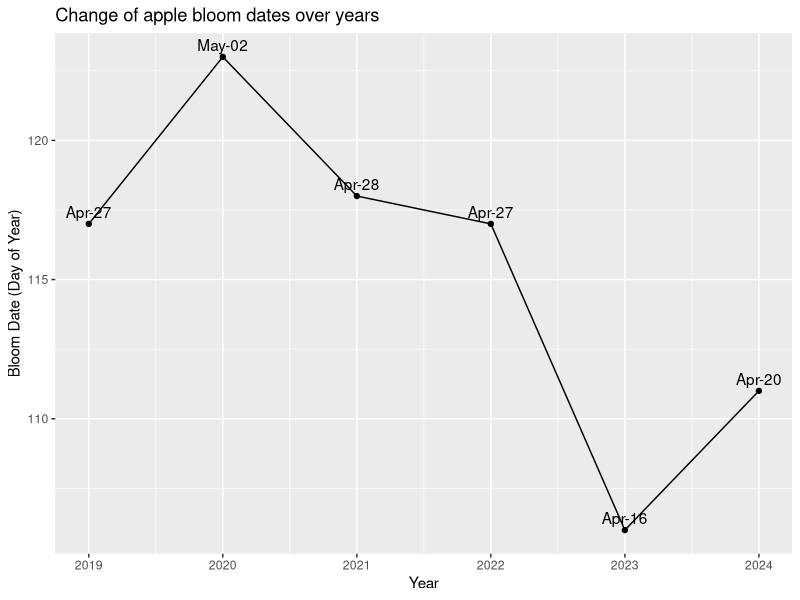
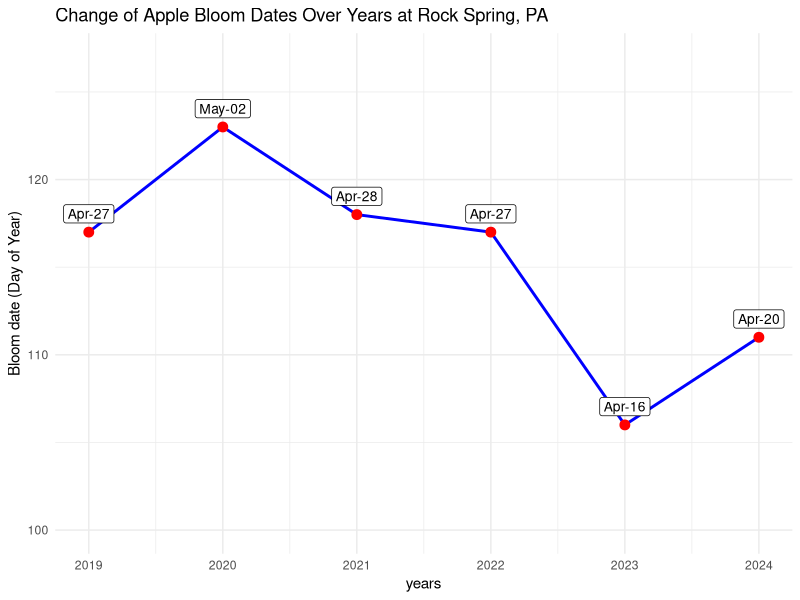

Write R code to recreate these figures, in order. (Note: this script raises an error after producing the figures.)
# Load necessary libraries
library(ggplot2)
library(dplyr)
library(lubridate)

# Create a sample data frame
dta <- data.frame(
  years = c(2024, 2023, 2022, 2021, 2020, 2019),
  # predicted bloom dates for Rock Springs
  bloom_dates = as.Date(c('2024-04-20',	'2023-04-16',	'2022-04-27',	'2021-04-28',	'2020-05-02',	'2019-04-27'))
)

# predicted bloom dates for Harborckreek
#bloom_dates = as.Date(c('2024-04-28',	'2023-05-07',	'2022-05-08',	'2021-04-28',	'2020-05-19',	'2019-05-12'))


# Calculate the day of the year
dta$day_of_year <- yday(dta$bloom_dates)
# Extract month-day format
dta$month_day <- format(dta$bloom_dates, "%b-%d")

# Plot the data
ggplot(dta, aes(x = years, y = day_of_year, group = 1)) +
  geom_line() +
  geom_point() +
  geom_text(aes(label = month_day), vjust = -0.5, hjust = 0.5) +
  labs(
    title = "Change of apple bloom dates over years",
    x = "Year",
    y = "Bloom Date (Day of Year)"
  ) 
# Improve the aesthetics of this line graph
p2 <- ggplot(dta, aes(x = years, y = day_of_year, group = 1)) +
  geom_line(color = "blue", linewidth = 1) + # Change line color and size
  geom_point(color = "red", size = 3) + # Change point color and size
  geom_label(aes(label = month_day), vjust = -0.5, hjust = 0.5, size = 3.5) + # Adjust text size
  labs(
    title = "Change of Apple Bloom Dates Over Years at Rock Spring, PA",
    y = "Bloom date (Day of Year)"
  ) +
  ylim(100, 127) +
  theme_minimal()

p2

library(ggpubr)
ggarrange(p1, p2, nrow =2)
